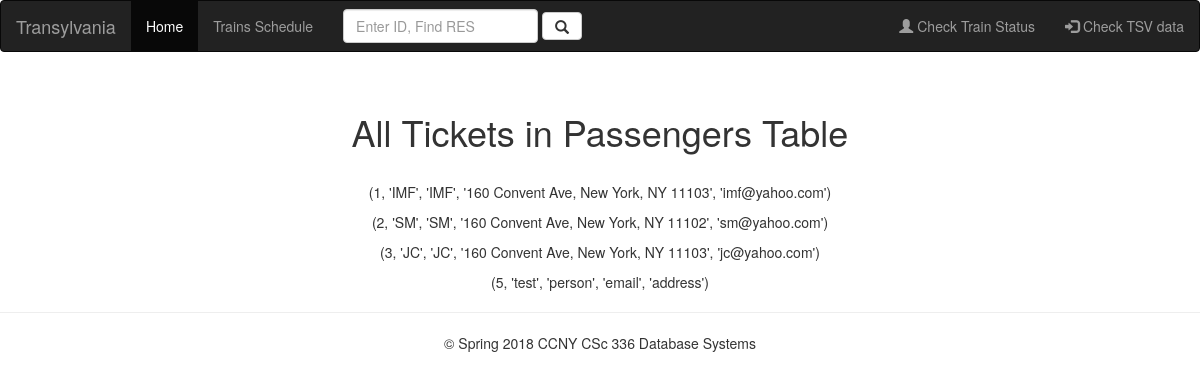
The page /check_passengers on the database its author committed.
### tables this page shows
CREATE TABLE Passengers (
 passenger_id integer NOT NULL PRIMARY KEY AUTOINCREMENT,
 passenger_lname varchar(20) NOT NULL,
 passenger_fname varchar(20) NOT NULL,
 passenger_billing_address varchar(50) NOT NULL,
 passenger_email varchar(50) DEFAULT NULL
);

### app/views.py (the view)
@app.route('/check_passengers')
def check_passengers():
    passengers = get_all_passengers()
    return render_template("check_passengers.html", passengers=passengers)

### app/models.py (called while the page is built)
def get_all_passengers():
    with sql.connect("database.db") as con:
        cur = con.cursor()
        cur.execute(" SELECT * from Passengers")
        return cur.fetchall()

### app/templates/check_passengers.html
{% extends "layout.html" %}
{% block content %}
<div class="checking_passengers" style="text-align: center;">
<br/>
<h1> All Tickets in Passengers Table </h1>
<br/>
{% for passenger in passengers %}
<p> {{ passenger }} </p>
{% endfor %}
</div>
{% endblock %}

### rows shown on the page
Passengers: passenger "(1, 'IMF', 'IMF', '160 Convent Ave, New York, NY 11103', 'imf@yahoo.com')"
Passengers: passenger "(2, 'SM', 'SM', '160 Convent Ave, New York, NY 11102', 'sm@yahoo.com')"
Passengers: passenger "(3, 'JC', 'JC', '160 Convent Ave, New York, NY 11103', 'jc@yahoo.com')"
Passengers: passenger "(5, 'test', 'person', 'email', 'address')"
